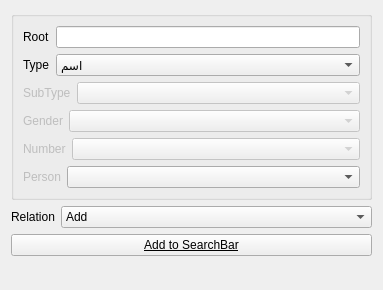
       <widget class="QWidget" name="page">
        <property name="geometry">
         <rect>
          <x>0</x>
          <y>0</y>
          <width>383</width>
          <height>290</height>
         </rect>
        </property>
        <attribute name="label">
         <string>Word Properties</string>
        </attribute>
        <layout class="QVBoxLayout" name="verticalLayout_16">
         <item>
          <widget class="QGroupBox" name="groupBox_2">
           <property name="title">
            <string/>
           </property>
           <property name="flat">
            <bool>false</bool>
           </property>
           <layout class="QVBoxLayout" name="verticalLayout_10">
            <item>
             <layout class="QHBoxLayout" name="horizontalLayout_22">
              <item>
               <widget class="QLabel" name="label_28">
                <property name="text">
                 <string>Root</string>
                </property>
                <property name="buddy">
                 <cstring>o_word_root</cstring>
                </property>
               </widget>
              </item>
              <item>
               <widget class="QLineEdit" name="o_word_root"/>
              </item>
             </layout>
            </item>
            <item>
             <layout class="QHBoxLayout" name="horizontalLayout_21">
              <item>
               <widget class="QLabel" name="label_27">
                <property name="sizePolicy">
                 <sizepolicy hsizetype="Fixed" vsizetype="Preferred">
                  <horstretch>0</horstretch>
                  <verstretch>0</verstretch>
                 </sizepolicy>
                </property>
                <property name="text">
                 <string>Type</string>
                </property>
                <property name="buddy">
                 <cstring>o_word_type</cstring>
                </property>
               </widget>
              </item>
              <item>
               <widget class="QComboBox" name="o_word_type">
                <item>
                 <property name="text">
                  <string>اسم</string>
                 </property>
                </item>
                <item>
                 <property name="text">
                  <string>فعل</string>
                 </property>
                </item>
                <item>
                 <property name="text">
                  <string>أداة</string>
                 </property>
                </item>
               </widget>
              </item>
             </layout>
            </item>
            <item>
             <layout class="QHBoxLayout" name="horizontalLayout_37">
              <item>
               <widget class="QLabel" name="label_35">
                <property name="enabled">
                 <bool>false</bool>
                </property>
                <property name="sizePolicy">
                 <sizepolicy hsizetype="Fixed" vsizetype="Preferred">
                  <horstretch>0</horstretch>
                  <verstretch>0</verstretch>
                 </sizepolicy>
                </property>
                <property name="text">
                 <string>SubType</string>
                </property>
                <property name="buddy">
                 <cstring>o_word_type</cstring>
                </property>
               </widget>
              </item>
              <item>
               <widget class="QComboBox" name="o_word_subtype">
                <property name="enabled">
                 <bool>false</bool>
                </property>
               </widget>
              </item>
             </layout>
            </item>
            <item>
             <layout class="QHBoxLayout" name="horizontalLayout_42">
              <item>
               <widget class="QLabel" name="label_40">
                <property name="enabled">
                 <bool>false</bool>
                </property>
                <property name="sizePolicy">
                 <sizepolicy hsizetype="Fixed" vsizetype="Preferred">
                  <horstretch>0</horstretch>
                  <verstretch>0</verstretch>
                 </sizepolicy>
                </property>
                <property name="text">
                 <string>Gender</string>
                </property>
                <property name="buddy">
                 <cstring>o_word_type</cstring>
                </property>
               </widget>
              </item>
              <item>
               <widget class="QComboBox" name="o_word_gender">
                <property name="enabled">
                 <bool>false</bool>
                </property>
               </widget>
              </item>
             </layout>
            </item>
            <item>
             <layout class="QHBoxLayout" name="horizontalLayout_43">
              <item>
               <widget class="QLabel" name="label_41">
                <property name="enabled">
                 <bool>false</bool>
                </property>
                <property name="sizePolicy">
                 <sizepolicy hsizetype="Fixed" vsizetype="Preferred">
                  <horstretch>0</horstretch>
                  <verstretch>0</verstretch>
                 </sizepolicy>
                </property>
                <property name="text">
                 <string>Number</string>
                </property>
                <property name="buddy">
                 <cstring>o_word_type</cstring>
                </property>
               </widget>
              </item>
              <item>
               <widget class="QComboBox" name="o_word_number">
                <property name="enabled">
                 <bool>false</bool>
                </property>
               </widget>
              </item>
             </layout>
            </item>
            <item>
             <layout class="QHBoxLayout" name="horizontalLayout_44">
              <item>
               <widget class="QLabel" name="label_42">
                <property name="enabled">
                 <bool>false</bool>
                </property>
                <property name="sizePolicy">
                 <sizepolicy hsizetype="Fixed" vsizetype="Preferred">
                  <horstretch>0</horstretch>
                  <verstretch>0</verstretch>
                 </sizepolicy>
                </property>
                <property name="text">
                 <string>Person</string>
                </property>
                <property name="buddy">
                 <cstring>o_word_type</cstring>
                </property>
               </widget>
              </item>
              <item>
               <widget class="QComboBox" name="o_word_person"/>
              </item>
             </layout>
            </item>
           </layout>
          </widget>
         </item>
         <item>
          <layout class="QHBoxLayout" name="horizontalLayout_27">
           <item>
            <widget class="QLabel" name="label_11">
             <property name="sizePolicy">
              <sizepolicy hsizetype="Fixed" vsizetype="Preferred">
               <horstretch>0</horstretch>
               <verstretch>0</verstretch>
              </sizepolicy>
             </property>
             <property name="text">
              <string>Relation</string>
             </property>
            </widget>
           </item>
           <item>
            <widget class="QComboBox" name="o_relation_word">
             <item>
              <property name="text">
               <string>Add</string>
              </property>
             </item>
             <item>
              <property name="text">
               <string>Replace</string>
              </property>
             </item>
             <item>
              <property name="text">
               <string>(OR)</string>
              </property>
             </item>
             <item>
              <property name="text">
               <string>(AND)</string>
              </property>
             </item>
             <item>
              <property name="text">
               <string>(ANDNOT)</string>
              </property>
             </item>
            </widget>
           </item>
          </layout>
         </item>
         <item>
          <widget class="QPushButton" name="o_add2query_word">
           <property name="font">
            <font>
             <weight>50</weight>
             <bold>false</bold>
             <underline>true</underline>
             <strikeout>false</strikeout>
             <kerning>false</kerning>
            </font>
           </property>
           <property name="cursor">
            <cursorShape>PointingHandCursor</cursorShape>
           </property>
           <property name="text">
            <string>Add to SearchBar</string>
           </property>
           <property name="icon">
            <iconset resource="../images/main.qrc">
             <normaloff>:/resources/up-16.png</normaloff>:/resources/up-16.png</iconset>
           </property>
          </widget>
         </item>
         <item>
          <spacer name="verticalSpacer_3">
           <property name="orientation">
            <enum>Qt::Vertical</enum>
           </property>
           <property name="sizeHint" stdset="0">
            <size>
             <width>20</width>
             <height>94</height>
            </size>
           </property>
          </spacer>
         </item>
        </layout>
       </widget>
